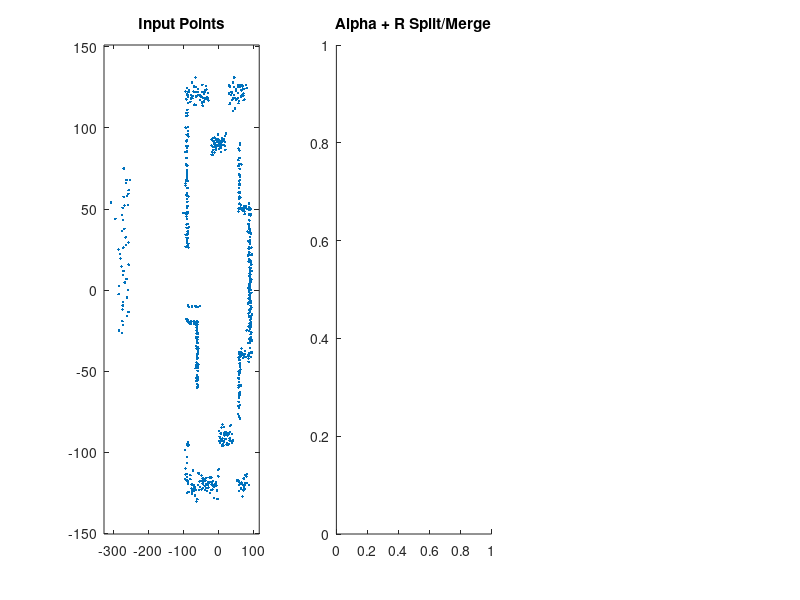

This chart was generated by the following MATLAB code: (Note: this script raises an error after producing the figure.)
close all
clear all

load estimate_set3.mat
%load estimate_set2.mat
%load estimate_set3.mat

theta = dist(:,1);
rho = dist(:,2);

var = (rho.^2)./(10^3);
w = 1./var;

points = [rho.*cos(theta), rho.*sin(theta)];
bounds = [min(points(:, 1)) - 20, max(points(:, 1)) + 20, min(points(:, 2)) - 20, max(points(:, 2)) + 20];

p1 = subplot(1,3,1);
plot(rho.*cos(theta),rho.*sin(theta), '.');
hold on;
title(p1, 'Input Points');
axis(bounds);

p2 = subplot(1,3,2);
title(p2, 'Alpha + R Split/Merge');
hold on

mid = floor( length(points) / 2 );
e = length(points);

maxErr = 16;

[ms1, bs1] = arSAM(w(1:mid), rho(1:mid), theta(1:mid), points(1:mid, :), maxErr);
[ms2, bs2] = arSAM(w(mid:end), rho(mid:end), theta(mid:end), points(mid:end, :), maxErr);
axis(bounds)

p3 = subplot(1,3,3);
title(p3, 'Interative-End-Point-Fit');
hold on

[ms3, bs3] = SAM(w, rho, theta, points, maxErr);

axis(bounds);

function [ms, bs] = arSAM(w, rho, theta, points, maxDist)
    [alpha, r] = calcAlphaR(w, rho, theta);
    [m, b] = calcSlopeIntercept(alpha, r);
    ds = distToLine(points, m, b);
    foundBreak = 0;
    [val, index] = max(ds);
    while not(foundBreak) && index <= length(ds)
        if (index >= length(ds)) || (val < maxDist) || (ds(index+1) > maxDist)
            foundBreak = 1;
        else
            ds(index) = 0;
        end
        [val, index] = max(ds);
    end
    
    if index <= 10 || length(w(index:end)) <= 10 
        middle = ceil(length(w)/2);
        w = circshift(w, middle - index);
        rho = circshift(rho, middle - index);
        theta = circshift(theta, middle - index);
        points = circshift(points, middle - index);
        index = middle;
    end
    
    minPoints = 10;
    if val > maxDist && length(w(1:index)) > minPoints && length(w(index:end)) > minPoints 
        [m1, b1] = arSAM(    w(1:index),     rho(1:index),     theta(1:index),     points(1:index, :), maxDist);
        [m2, b2] = arSAM(w(index+1:end), rho(index+1:end), theta(index+1:end), points(index+1:end, :), maxDist);
        
        ms = horzcat(m1, m2);
        bs = horzcat(b1, b2);
    else
        ms = m;
        bs = b;
        x = -400:0.1:400;
        y = m * x + b;
        xmax = max(points(:, 1));
        xmin = min(points(:, 1));
        ymax = max(points(:, 2));
        ymin = min(points(:, 2));
        if xmax-xmin > ymax-ymin
            plot(x(x < xmax & x > xmin), y(x < xmax & x > xmin), 'r', 'LineWidth', 2);
        else
            plot(x(y < ymax & y > ymin), y(y < ymax & y > ymin), 'r', 'LineWidth', 2);
        end
    end
end

function [ms, bs] = SAM(w, rho, theta, points, maxDist)
    m = ( points(1, 2) - points(end, 2) ) / ( points(1, 1) - points(end, 1) );
    if isnan(m)
        m = 10000;
    end
    b = points(1, 2) - m * points(1, 1);
    ds = distToLine(points, m, b);
    [val, index] = max(ds);
    
    if val > maxDist && length(w) > 25
        [m1, b1] = SAM(    w(1:index),     rho(1:index),     theta(1:index),     points(1:index, :), maxDist);
        [m2, b2] = SAM(w(index+1:end), rho(index+1:end), theta(index+1:end), points(index+1:end, :), maxDist);
        ms = horzcat(m1, m2);
        bs = horzcat(b1, b2);
    else
        ms = m;
        bs = b;
        x = -400:0.1:400;
        y = m * x + b;
        xmax = max(points(:, 1));
        xmin = min(points(:, 1));
        ymax = max(points(:, 2));
        ymin = min(points(:, 2));
        if xmax-xmin > ymax-ymin
            plot(x(x < xmax & x > xmin), y(x < xmax & x > xmin), 'r', 'LineWidth', 3);
        else
            plot(x(y < ymax & y > ymin), y(y < ymax & y > ymin), 'r', 'LineWidth', 3);
        end
    end
end

function [alpha, r] = calcAlphaR(w, rho, theta)
    sum2 = 0;
    sum4 = 0;

    sum1 = sum(w .* (rho.^2) .* sin(2*theta));
    sum3 = sum(w .* (rho.^2) .* cos(2*theta));
    sumW = sum(w);
    for i = 1:length(w)
        for j = 1:length(w)
            sum2 = sum2 + ( w(i) * w(j) * rho(i) * rho(j) * cos( theta(i) ) * sin( theta(j) ) );
            sum4 = sum4 + ( w(i) * w(j) * rho(i) * rho(j) * cos( theta(i) + theta(j) ) );
        end
    end

    % sum1 = SUM w_i p_i^2 sin(2 theta_i)
    % sum2 = SUM SUM w_i w_j p_i p_j cos(theta_i) sin(theta_j)
    % sum3 = SUM w_i p_i^2 cos(2 theta_i)
    % sum4 = SUM SUM w_i w_j p_i p_j cos(theta_i + theta_j)
    % alpha = 1/2 * atan( (sum1 - 2/(sum w) * sum2) / (sum3 - 1/(sum w) * sum4)

    alpha = 1/2 * atan2( (sum1 - (2/sumW * sum2)), (sum3 - (1/sumW * sum4))) + pi/2;

    % sum5 = SUM w_i p_i cos( theta_i - alpha)

    sum5 = sum(w .* rho .* cos(theta - alpha));
    r = sum5 / sumW;
end

function [m, b] = calcSlopeIntercept(alpha, r)
    p1 = [r * cos(alpha), r * sin(alpha)];
    p2 = p1 + [10 * cos(alpha + pi/2), 10 * sin(alpha + pi/2)];

    m = (p2(2) - p1(2))/(p2(1) - p1(1));
    b = p2(2) - (m * p2(1)); 
end

function d = distToLine(p, m, b)
    % d = max( abs((m*p(:, 1)+b) - p(:, 2)), abs((p(:, 2) - b)/m - p(:, 1)));
    d = abs( -m * p(:, 1) + p(:, 2) - b) / sqrt(m^2 + 1);
end

function d = distBetweenPoints(p1, p2)
    d = sqrt( (p1(2) - p2(2))^2 + (p1(1) - p2(2))^2 );
end

function md = mahalanobis(a, r, theta, p)
    md = (a - theta(:)).^2 + (r - p(:)).^2;
end